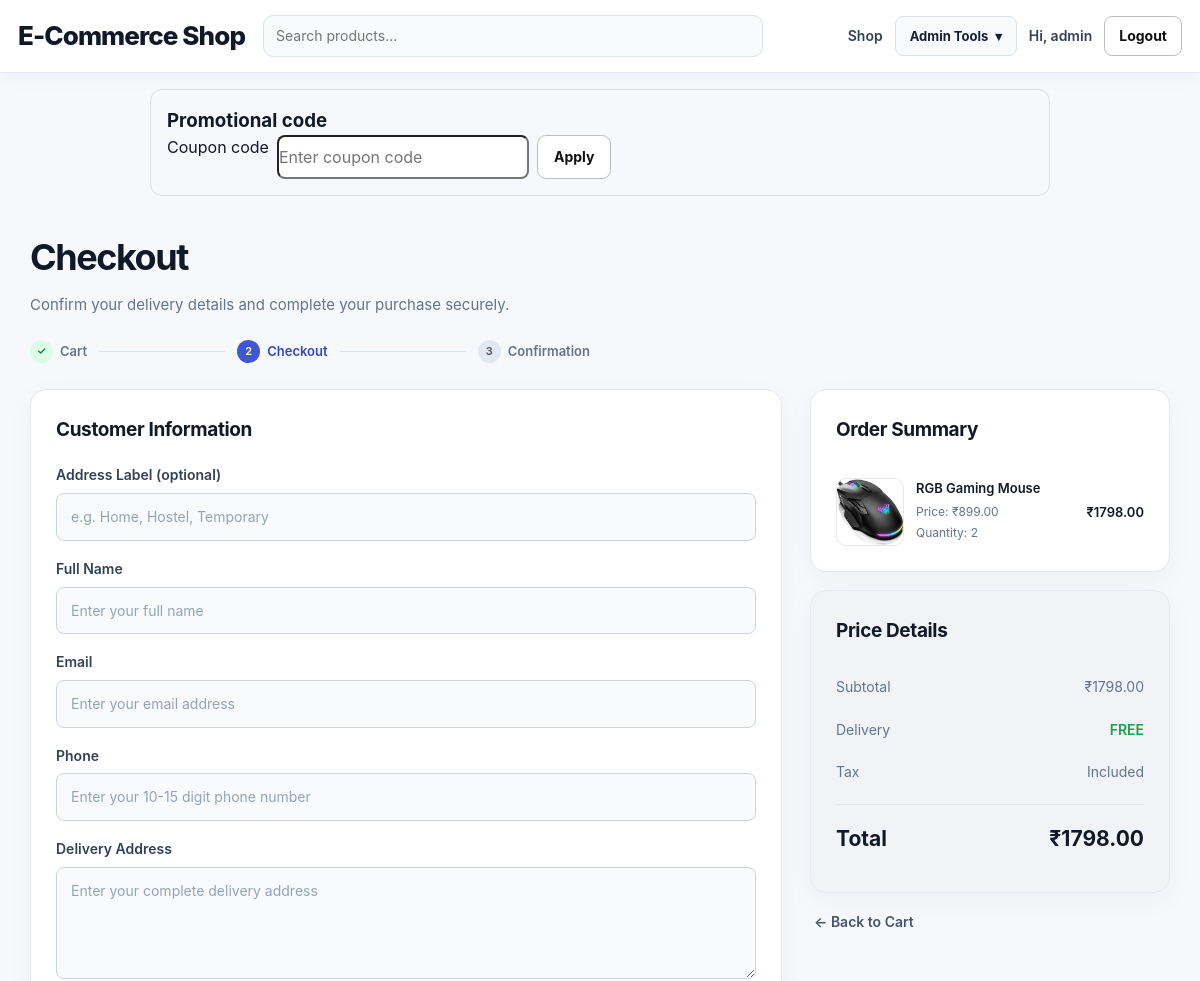
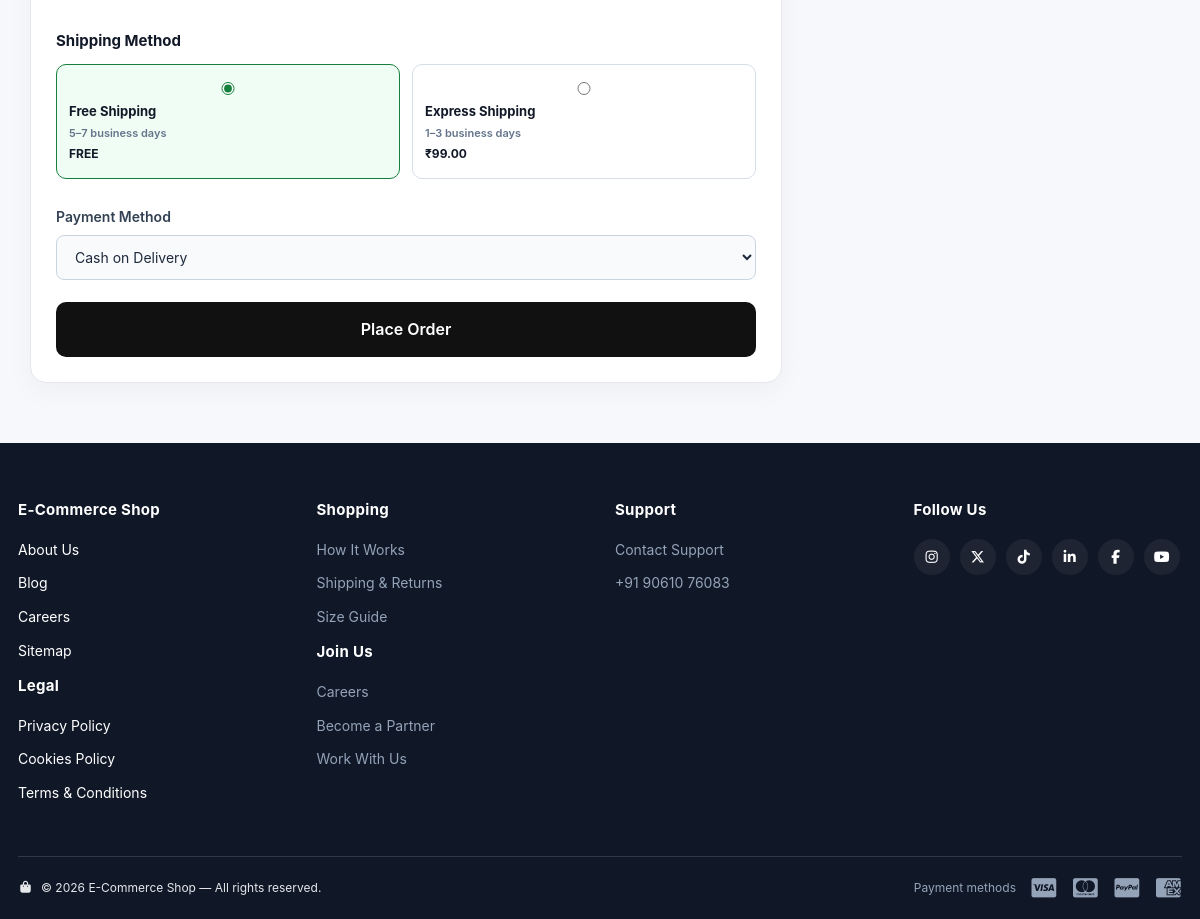
The app's page /checkout/ (signed in) with its own data (2 pictures, top to bottom).
### cart/models.py (models this page shows, shortened)
class CartItem(models.Model):
    cart = models.ForeignKey(
        Cart,
        on_delete=models.CASCADE,
        related_name="items"
    )
    product = models.ForeignKey(
        Product,
        on_delete=models.CASCADE
    )
    quantity = models.PositiveIntegerField(default=1)
    variant = models.ForeignKey('products.ProductVariant', on_delete=models.SET_NULL, null=True, blank=True, related_name='cart_items')
    class Meta:
        constraints = [
            models.UniqueConstraint(
                fields=['cart', 'product', 'variant'],
                name='unique_cart_product_variant',
            )
        ]
    @property
    def total_price(self):
        unit_price = self.variant.effective_price if self.variant_id else self.product.discounted_price
        return unit_price * self.quantity

### products/models.py (models this page shows, shortened)
class Product(models.Model):
    category = models.ForeignKey(
        Category,
        on_delete=models.CASCADE,
        related_name='products'
    )
    name = models.CharField(max_length=200)
    description = models.TextField()
    price = models.DecimalField(max_digits=10, decimal_places=2)
    discount_percent = models.PositiveSmallIntegerField(default=0)
    discount_ends_at = models.DateTimeField(null=True, blank=True)
    image = models.ImageField(upload_to='products/', blank=True, null=True)
    stock = models.PositiveIntegerField(default=0)
    is_available = models.BooleanField(default=True)
    is_returnable = models.BooleanField(default=False)
    is_replaceable = models.BooleanField(default=False)
    created_at = models.DateTimeField(auto_now_add=True)
    updated_at = models.DateTimeField(auto_now=True)
    vector_data = models.JSONField(default=dict, blank=True)
    rating_average = models.DecimalField(max_digits=3, decimal_places=2, default=0)
    rating_count = models.PositiveIntegerField(default=0)
    @property
    def effective_discount_percent(self):
        if self.discount_percent and self.discount_ends_at and self.discount_ends_at > timezone.now():
            return self.discount_percent
        if self.category and self.category.is_offer_active:
            return self.category.offer_percent
        return 0
    @property
    def discounted_price(self):
        percent = self.effective_discount_percent
        if percent:
            discounted = self.price * (100 - percent) / 100
            return discounted.quantize(Decimal('0.01'), rounding=ROUND_HALF_UP)
        return self.price.quantize(Decimal('0.01'), rounding=ROUND_HALF_UP)

class Category(models.Model):
    name = models.CharField(max_length=100)
    offer_percent = models.PositiveSmallIntegerField(default=0)
    offer_ends_at = models.DateTimeField(null=True, blank=True)
    @property
    def is_offer_active(self):
        return bool(self.offer_percent and self.offer_ends_at and self.offer_ends_at > timezone.now())

### orders/views.py (the view, shortened to what this page needs)
# urls.py: path('checkout/', views.checkout, name='checkout'),
@login_required
def checkout(request):
    cart, _ = Cart.objects.get_or_create(user=request.user)
    cart_items = cart.items.select_related('product', 'variant')
    addresses = request.user.addresses.all()
    if not cart_items.exists():
        return render(request, 'orders/checkout.html', {'cart_items': cart_items, 'total': 0, 'addresses': addresses})
    total = sum(item.total_price for item in cart_items)
    applied_coupon = None
    coupon_discount = Decimal('0.00')
    coupon_code = request.session.get('applied_coupon', '')
    shipping_method = request.POST.get('shipping_method', Order.SHIPPING_FREE)
    if shipping_method not in (Order.SHIPPING_FREE, Order.SHIPPING_EXPRESS):
        shipping_method = Order.SHIPPING_FREE
    shipping_cost = Decimal('99.00') if shipping_method == Order.SHIPPING_EXPRESS else Decimal('0.00')
    grand_total = max(Decimal('0.00'), total - coupon_discount) + shipping_cost
    return render(request, 'orders/checkout.html', {
        'cart_items': cart_items, 'total': total, 'addresses': addresses,
        'shipping_method': shipping_method, 'shipping_cost': shipping_cost,
        'grand_total': grand_total, 'applied_coupon': applied_coupon, 'coupon_discount': coupon_discount,
    })

### cart/context_processors.py (called while the page is built)
def cart_count(request):
    if not request.user.is_authenticated:
        return {'cart_count': 0}
    from .models import Cart
    cart = Cart.objects.filter(user=request.user).first()
    if not cart:
        return {'cart_count': 0}
    cart_items = cart.items.all()
    return {
        'cart_count': sum(item.quantity for item in cart_items),
        'cart_product_ids': list(cart_items.values_list('product_id', flat=True)),
    }

### storeextras/actor_context.py (called while the page is built)
    def __call__(self, request):
        token = _current_actor.set(getattr(request, 'user', None))
        try:
            return self.get_response(request)
        finally:
            _current_actor.reset(token)

### orders/templates/orders/checkout.html (shortened to what this page needs)
{% extends 'base.html' %}
{% block content %}
<section class="container" style="margin:1rem auto;padding:1rem;border:1px solid #ddd;border-radius:12px;max-width:900px"><h3>Promotional code</h3>{% if applied_coupon %}<p>Applied: <strong>{{ applied_coupon.code }}</strong> · Discount ₹{{ coupon_discount|floatformat:2 }}</p><form method="post" action="{% url 'storeextras:remove_coupon' %}">{% csrf_token %}<button type="submit" class="btn btn-outline">Remove coupon</button></form>{% else %}<form method="post" action="{% url 'storeextras:apply_coupon' %}" style="display:flex;gap:.5rem;flex-wrap:wrap">{% csrf_token %}<label for="coupon_code">Coupon code</label><input id="coupon_code" name="coupon_code" maxlength="40" required placeholder="Enter coupon code"><button type="submit" class="btn btn-outline">Apply</button></form>{% endif %}</section>
<div class="checkout-container">
    <div class="checkout-header">
        <h1>Checkout</h1>
        <p>Confirm your delivery details and complete your purchase securely.</p>
        <div class="checkout-steps" aria-label="Checkout progress">
            <span class="checkout-step is-complete"><span>✓</span> Cart</span>
            <span class="checkout-step-line"></span>
            <span class="checkout-step is-active"><span>2</span> Checkout</span>
            <span class="checkout-step-line"></span>
            <span class="checkout-step"><span>3</span> Confirmation</span>
        </div>
    </div>
    {% if cart_items %}
    <div class="checkout-layout">
        <div>
            <div class="checkout-card checkout-form-card">
                <h2 class="section-title">Customer Information</h2>
                <form method="POST" class="checkout-form" id="checkout-form" action="{% url 'checkout' %}">
                    <div id="new-address-fields">
                        <div class="form-group">
                            <label for="label">Address Label (optional)</label>
                            <input type="text" id="label" name="label" placeholder="e.g. Home, Hostel, Temporary" data-always-optional="true">
                        </div>
                        <div class="form-group">
                            <label for="name">Full Name</label>
                            <input type="text" id="name" name="name" placeholder="Enter your full name" {% if not addresses %}required{% endif %}>
                        </div>
                        <div class="form-group">
                            <label for="email">Email</label>
                            <input type="email" id="email" name="email" autocomplete="email" placeholder="Enter your email address" {% if not addresses %}required{% endif %}>
                        </div>
                        <div class="form-group">
                            <label for="phone">Phone</label>
                            <input type="tel" id="phone" name="phone" inputmode="numeric" pattern="[0-9]{10,15}" maxlength="15" placeholder="Enter your 10-15 digit phone number" {% if not addresses %}required{% endif %}>
                        </div>
                        <div class="form-group">
                            <label for="address">Delivery Address</label>
                            <textarea id="address" name="address" rows="4" placeholder="Enter your complete delivery address" {% if not addresses %}required{% endif %}></textarea>
                        </div>
                    </div>
                    <fieldset class="shipping-method-section">
                        <legend>Shipping Method</legend>
                        <div class="shipping-method-options">
                            <label class="shipping-method-option">
                                <input type="radio" name="shipping_method" value="free" {% if shipping_method != 'express' %}checked{% endif %}>
                                <span class="shipping-option-copy"><strong>Free Shipping</strong><small>5–7 business days</small></span>
                                <strong class="shipping-option-price">FREE</strong>
                            </label>
                            <label class="shipping-method-option">
                                <input type="radio" name="shipping_method" value="express" {% if shipping_method == 'express' %}checked{% endif %}>
                                <span class="shipping-option-copy"><strong>Express Shipping</strong><small>1–3 business days</small></span>
                                <strong class="shipping-option-price">₹99.00</strong>
                            </label>
                        </div>
                    </fieldset>
                    <div class="form-group">
                        <label for="payment">Payment Method</label>
                        <select id="payment" name="payment" required>
                            <option value="cod">Cash on Delivery</option>
                        </select>
                    </div>
                    <button type="submit" class="place-order-btn" id="place-order-btn">
                        Place Order
                    </button>
                </form>
            </div>
        </div>
        <aside class="checkout-sidebar">
            <div class="checkout-card checkout-order-summary">
                <h2 class="section-title">Order Summary</h2>
                <div class="checkout-order-items">
                    {% for item in cart_items %}
                    <div class="product-item">
                        {% if item.product.image %}
                            <img src="{{ item.product.image.url }}" class="order-item-image" alt="{{ item.product.name }}">
                        {% else %}
                            <div class="order-item-image order-item-image-empty"></div>
                        {% endif %}
                        <div class="order-item-info">
                            <div class="product-name">{{ item.product.name }}</div>
                            <div class="product-price">Price: ₹{% if item.variant %}{{ item.variant.effective_price|floatformat:2 }}{% else %}{{ item.product.discounted_price|floatformat:2 }}{% endif %}</div>
                            <div class="product-quantity">Quantity: {{ item.quantity }}</div>
                        </div>
                        <div class="product-subtotal">₹{{ item.total_price|floatformat:2 }}</div>
                    </div>
                    {% endfor %}
                </div>
            </div>
            <div class="checkout-card checkout-price-card">
                <h2 class="section-title">Price Details</h2>
                <div class="summary-row"><span>Subtotal</span><span>₹{{ total|floatformat:2 }}</span></div>
                <div class="summary-row"><span>Delivery</span><span id="checkout-shipping-cost">{% if shipping_method == 'express' %}₹99.00{% else %}<span class="free">FREE</span>{% endif %}</span></div>
                <div class="summary-row"><span>Tax</span><span>Included</span></div>
                <div class="summary-row total"><span>Total</span><span id="checkout-grand-total">₹{{ grand_total|default:total|floatformat:2 }}</span></div>
            </div>
            <a href="{% url 'cart:cart' %}" class="back-cart">← Back to Cart</a>
        </aside>
    </div>
    {% else %}
        <div class="checkout-card empty-cart">
            <h2>Your Cart is Empty</h2>
            <p>There are no products available for checkout.</p>
            <a href="{% url 'cart:cart' %}">Go Back to Cart</a>
        </div>
    {% endif %}
</div>
{% endblock %}

### templates/base.html (shortened to what this page needs)
{% load static %}
<!DOCTYPE html>
<html lang="en">
<head>
    <link rel="stylesheet" href="{% static 'css/style.css' %}?v=20261102_filtercard">
    <link rel="stylesheet" href="https://cdnjs.cloudflare.com/ajax/libs/font-awesome/7.0.1/css/all.min.css"
>
</head>
<body>
<header class="navbar">
    <div class="container nav-inner">
        <a class="brand" href="{% url 'products:home' %}">E-Commerce Shop</a>
        <form class="nav-search" method="get" action="{% url 'products:home' %}">
            <input type="search" name="q" placeholder="Search products..." value="{{ request.GET.q }}">
        </form>
        <nav class="nav-links">
            <a href="{% url 'products:home' %}">Shop</a>
            {% if user.is_authenticated %}
                {% if user.is_staff %}
                    <details class="nav-dropdown">
                        <summary aria-label="Open admin tools">Admin Tools <span aria-hidden="true">▾</span></summary>
                    </details>
                {% endif %}
                <a class="hide-mobile" href="{% url 'profile' %}">Hi, {{ user.username }}</a>
                <form method="post" action="{% url 'logout' %}" style="display:inline">
                    <button class="btn btn-outline" type="submit">Logout</button>
                </form>
            {% else %}
                <a href="{% url 'login' %}">Login</a>
                <a class="btn btn-primary" href="{% url 'register' %}">Sign Up</a>
            {% endif %}
        </nav>
    </div>
</header>
<main>
{% block content %}{% endblock %}
</main>
<footer class="site-footer">
    <div class="container footer-top">
        <div class="footer-col footer-white">
            <h4>E-Commerce Shop</h4>
            <a href="#">About Us</a>
            <a href="#">Blog</a>
            <a href="#">Careers</a>
            <a href="#">Sitemap</a>
            <h4 class="footer-subhead">Legal</h4>
            <a href="#">Privacy Policy</a>
            <a href="#">Cookies Policy</a>
            <a href="#">Terms &amp; Conditions</a>
        </div>
        <div class="footer-col">
            <h4>Shopping</h4>
            <a href="{% url 'products:home' %}">How It Works</a>
            <a href="#">Shipping &amp; Returns</a>
            <a href="#">Size Guide</a>
            <h4 class="footer-subhead">Join Us</h4>
            <a href="#">Careers</a>
            <a href="#">Become a Partner</a>
            <a href="#">Work With Us</a>
        </div>
        <div class="footer-col">
            <h4>Support</h4>
            <a href="#">Contact Support</a>
            <a href="#"> +91 90610 76083</a>
        </div>
        <div class="footer-col">
            <h4 class="footer-subhead">Follow Us</h4>
            <div class="footer-social">
                <a href="#" aria-label="Instagram"><i class="fa-brands fa-instagram"></i></a>
                <a href="#" aria-label="Twitter"><i class="fa-brands fa-x-twitter"></i></a>
                <a href="#" aria-label="TikTok"><i class="fa-brands fa-tiktok"></i></a>
                <a href="#" aria-label="LinkedIn"><i class="fa-brands fa-linkedin-in"></i></a>
                <a href="#" aria-label="Facebook"><i class="fa-brands fa-facebook-f"></i></a>
                <a href="#" aria-label="YouTube"><i class="fa-brands fa-youtube"></i></a>
            </div>
        </div>
    </div>
    <div class="container footer-bottom">
        <p class="footer-copyright">
            <i class="fa-solid fa-bag-shopping"></i>
            &copy; {% now "Y" %} E-Commerce Shop — All rights reserved.
        </p>
        <div class="footer-payments">
            <span class="footer-payments-label">Payment methods</span>
            <i class="fa-brands fa-cc-visa"></i>
            <i class="fa-brands fa-cc-mastercard"></i>
            <i class="fa-brands fa-cc-paypal"></i>
            <i class="fa-brands fa-cc-amex"></i>
        </div>
    </div>
</footer>
</body>
</html>

### records on screen
CartItem: product.image (picture), product.name "RGB Gaming Mouse", product.discounted_price "899.00", quantity "2", total_price "1798.00"

### other values on screen
{{ user.username }} "admin"
{{ total|floatformat:2 }} "1798.00"
{{ grand_total|default:total|floatformat:2 }} "1798.00"
